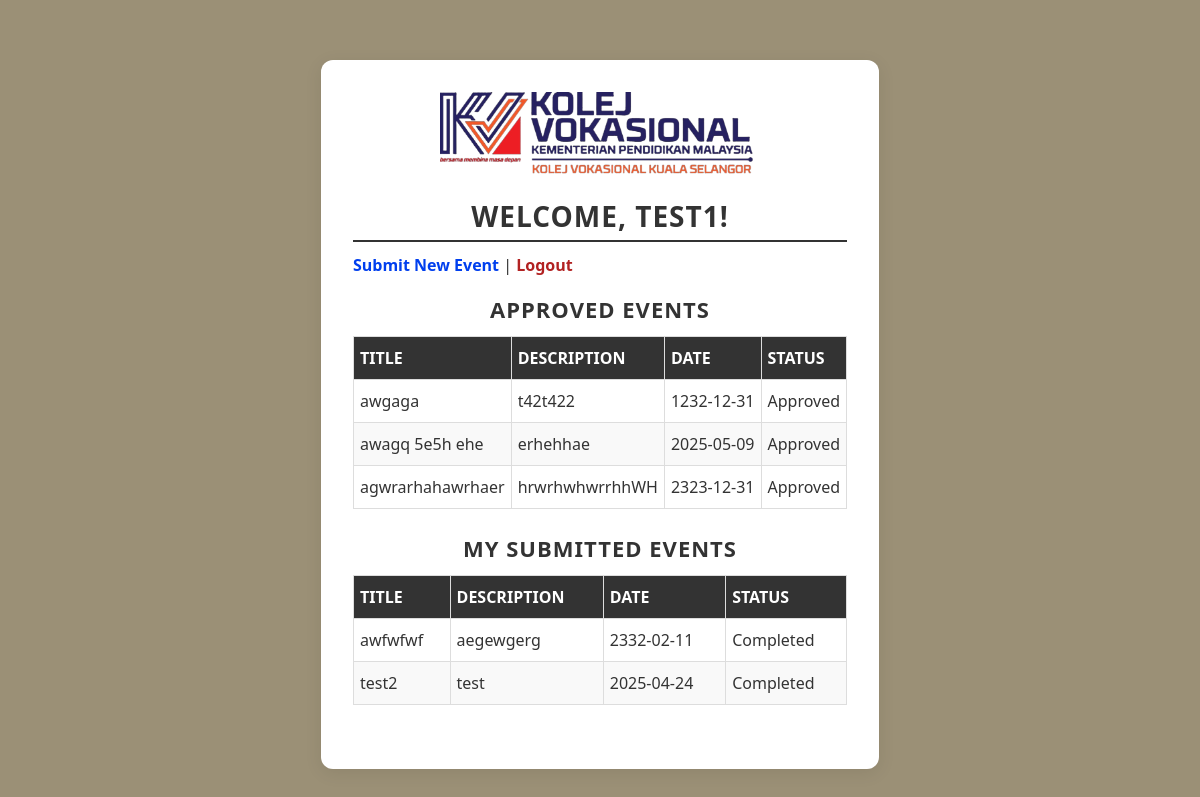
/index.php (signed in), run on the app's committed database.
### tables this page shows
CREATE TABLE `events` (
  `id` int(11) NOT NULL,
  `user_id` int(11) NOT NULL,
  `title` varchar(100) NOT NULL,
  `description` text,
  `event_date` date NOT NULL,
  `status` enum('pending','approved','completed','denied') DEFAULT 'pending',
  `deleted_at` datetime DEFAULT NULL,
  `created_at` timestamp NOT NULL DEFAULT CURRENT_TIMESTAMP
);

### index.php (the view, shortened to what this page needs)
<?php
include('config.php');
$username = $_SESSION['username'];
?>
<!DOCTYPE html>
<html lang="en">
<head>
    <link rel="stylesheet" href="style.css">
    <link rel="stylesheet" href="style_mobile.css" media="only screen and (max-width: 600px)">
</head>
<body>
<div class="container fade-in">
    <div class="header">
        <img src="banner.png" alt="College Logo" class="logo">
    </div>
    <h2>Welcome, <?php echo htmlspecialchars($username); ?>!</h2>
    <p>
        <a href="create_event.php">Submit New Event</a> |
        <a href="logout.php" class="logout-link">Logout</a>
    </p>
    <h3>Approved Events</h3>
    <table>
        <thead>
            <tr>
                <th>Title</th>
                <th>Description</th>
                <th>Date</th>
                <th>Status</th>
            </tr>
        </thead>
        <tbody>
            <?php
            $sqlApproved = "SELECT * FROM events WHERE status = 'approved' AND deleted_at IS NULL ORDER BY event_date ASC";
            $resultApproved = mysqli_query($conn, $sqlApproved);
            if ($resultApproved && mysqli_num_rows($resultApproved) > 0) {
                while ($row = mysqli_fetch_assoc($resultApproved)) {
                    echo "<tr>
                        <td>" . htmlspecialchars($row['title']) . "</td>
                        <td>" . htmlspecialchars($row['description']) . "</td>
                        <td>" . htmlspecialchars($row['event_date']) . "</td>
                        <td>" . htmlspecialchars(ucfirst($row['status'])) . "</td>
                    </tr>";
                }
            } else {
                echo "<tr><td colspan='4'>No approved events found.</td></tr>";
            }
            ?>
        </tbody>
    </table>
    <h3>My Submitted Events</h3>
    <table>
        <thead>
            <tr>
                <th>Title</th>
                <th>Description</th>
                <th>Date</th>
                <th>Status</th>
            </tr>
        </thead>
        <tbody>
            <?php
            $user_id = $_SESSION['user_id'];
            $sqlMine = "SELECT * FROM events WHERE user_id = $user_id AND deleted_at IS NULL ORDER BY event_date DESC";
            $resultMine = mysqli_query($conn, $sqlMine);
            if ($resultMine && mysqli_num_rows($resultMine) > 0) {
                while ($row = mysqli_fetch_assoc($resultMine)) {
                    echo "<tr>
                        <td>" . htmlspecialchars($row['title']) . "</td>
                        <td>" . htmlspecialchars($row['description']) . "</td>
                        <td>" . htmlspecialchars($row['event_date']) . "</td>
                        <td>" . htmlspecialchars(ucfirst($row['status'])) . "</td>
                    </tr>";
                }
            } else {
                echo "<tr><td colspan='4'>You haven't submitted any events yet.</td></tr>";
            }
            ?>
        </tbody>
    </table>
</div>
</body>
</html>

### style.css (style rules this page uses)
* { margin: 0; padding: 0; box-sizing: border-box; }
body { font-family: 'Segoe UI', Tahoma, Geneva, Verdana, sans-serif; background-color: #9b9076; color: #333; padding: 20px; margin: 0; font-family: 'Segoe UI', Arial, sans-serif; display: flex; justify-content: center; align-items: flex-start; }
.container { max-width: 900px; margin: 40px auto; background: #fff; padding: 32px 32px 40px 32px; border-radius: 12px; box-shadow: 0 4px 18px rgba(0,0,0,0.08); opacity: 0; }
.fade-in { animation: fadeIn 1s forwards; }
h2, h3 { text-align: center; margin: 18px 0 12px 0; color: #333; text-transform: uppercase; letter-spacing: 1px; }
h2 { font-size: 28px; border-bottom: 2px solid #333; padding-bottom: 5px; }
h3 { font-size: 22px; }
a { color:rgb(0, 63, 238); text-decoration: none; transition: color 0.3s ease; font-weight: 600; }
table { width: 100%; border-collapse: collapse; margin-bottom: 24px; background-color: #ffffff; }
th, td { padding: 10px 6px; font-size: 1em; text-align: left; border: 1px solid #ddd; }
th { background-color: #333; color: #fff; text-transform: uppercase; }
tr:nth-child(even) { background-color: #f9f9f9; }
.logo { display: block; margin: 0 auto 18px auto; max-width: 320px; height: auto; }
.header { text-align: center; margin-bottom: 12px; }
.logout-link { color: #b22222 !important; font-weight: bold; text-decoration: none; }

### style_mobile.css (style rules this page uses)
.container { width: 95vw; max-width: 420px; margin: 20px auto; padding: 18px 10px 24px 10px; background: #fff; border-radius: 12px; box-shadow: 0 4px 18px rgba(0,0,0,0.08); }
img.logo { display: block; margin: 0 auto 10px auto; max-width: 170px; height: auto; }
.header { text-align: center; margin-bottom: 8px; }
h2, h3 { font-size: 1.1em; margin: 12px 0 8px 0; text-align: center; }
table { display: block; width: 100%; overflow-x: auto; font-size: 0.98em; margin-bottom: 18px; }
th, td { padding: 8px 4px; font-size: 0.98em; text-align: left; min-width: 90px; }
body { background: #fcf5e6 !important; }
.logout-link { color: #b22222 !important; font-weight: bold; text-decoration: none; }

### data on the page
events: title "awgaga", description "t42t422", event_date "1232-12-31", status "Approved"
events: title "awagq 5e5h ehe", description "erhehhae", event_date "2025-05-09", status "Approved"
events: title "agwrarhahawrhaer", description "hrwrhwhwrrhhWH", event_date "2323-12-31", status "Approved"
events: title "awfwfwf", description "aegewgerg", event_date "2332-02-11", status "Completed"
events: title "test2", description "test", event_date "2025-04-24", status "Completed"

### other printed values
$username "TEST1"
